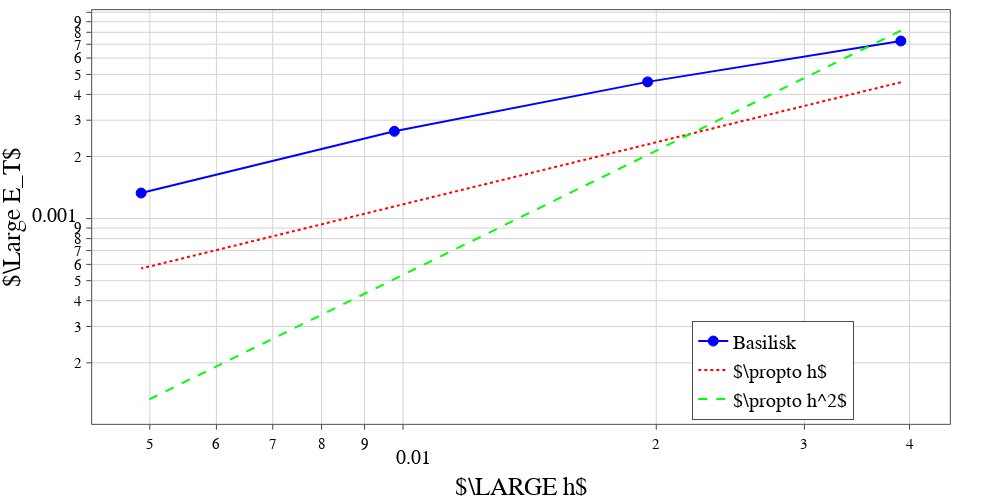

Notebook code for this chart:
### Code cell
tfix = 0.05#1.3
list_x = []
list_y = []
names= ['Basilisk', '$\propto h$', '$\propto h^2$']
pp = 0.6

for lev in [ 8, 9, 10, 11]:
    try:
        df = data_b[lev]
        list_y.append(abs(df['T'][(df['t'] - tfix).abs()< tol].values[0] - data_etal['T'][data_etal['t'] == tfix].values[0]))
        list_x.append(10/2**lev)
    except:
        print('Can\'t read lev=', lev)


slope, intercept, r_value, p_value, std_err = linregress(np.log(list_x), np.log(list_y))

def line(x, slope): #list_x, list_y, slope
#     print('***',slope, list_x, list_y )
#     return (0.35*(x - 0.5*(list_x[0] + list_x[-1])) + 0.5*pp*(list_y[0] + list_y[-1]))
    return pp*(list_y[0] + list_y[-1])*2**(slope-1)/(list_x[0] + list_x[-1])**slope * x**slope

line_x = np.linspace(list_x[0], list_x[-1], 100)
print('Slope:', slope)
plot_graph([list_x, line_x, line_x], [list_y, line(line_x, 1), line(line_x, 2)], names, xtitle=r'$\LARGE h$', ytitle=r'$\Large E_T$', image_name='Couette_Err_T_vs_h.pdf', list_x_fill=[], list_y_fill=[], mode=['markers+lines', 'lines', 'lines', 'lines', 'lines', 'lines'], \
           dash=['solid', 'dot', 'dash', 'longdash', 'longdashdot'], \
           colors=['blue', 'red', 'hsv(120,100,100)', 'green', 'black' ], \
           marker_size=10, xrange =[], yrange = [], \
           marker_style = ['circle', 'circle', 'triangle-down','square', 'diamond', 'cross',  'x-thin', 'cross-thin' ], \
           width=1000, height=500, path=MYPATH, yanchor='auto', y0_anchor=0.01, xanchor='left', x0_anchor=0.7, xlog=True, ylog=True)
